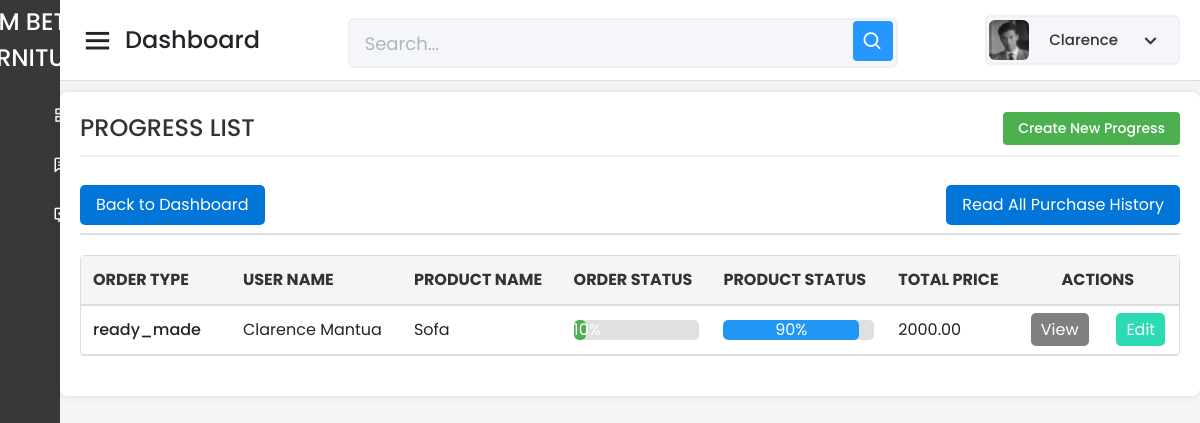
Page /Capstone_Admin/progress/read-all-progress-form.php (signed in) on the earlier database version.
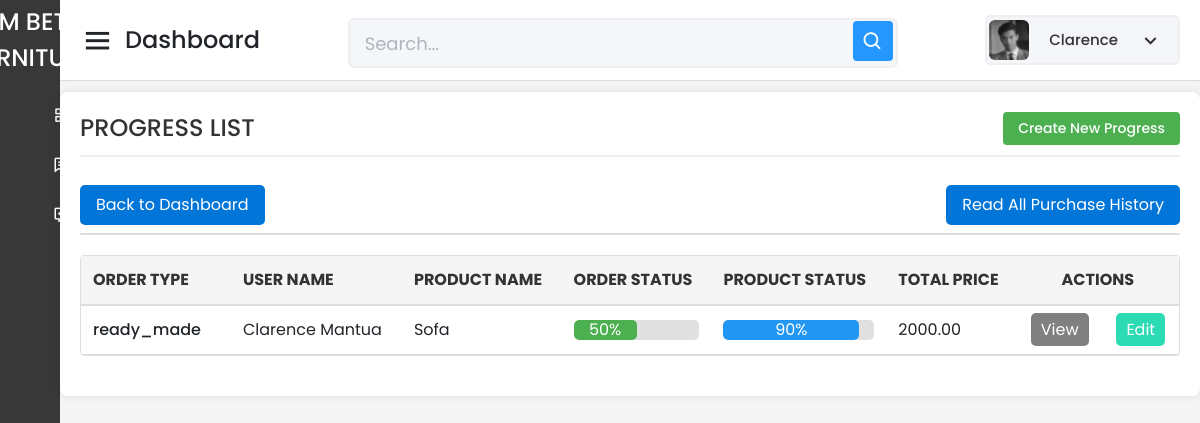
Same page on the later database version.
### tables this page shows
CREATE TABLE `tbl_progress` (
  `Progress_ID` int(11) NOT NULL AUTO_INCREMENT,
  `User_ID` varchar(150) NOT NULL,
  `Product_ID` int(11) NOT NULL,
  `Product_Name` varchar(255) NOT NULL,
  `Order_Type` varchar(100) NOT NULL,
  `Order_Status` int(3) NOT NULL,
  `Product_Status` int(3) NOT NULL,
  `Quantity` int(11) NOT NULL,
  `Total_Price` decimal(10,2) NOT NULL,
  `Date_Added` timestamp NOT NULL DEFAULT current_timestamp(),
  `LastUpdate` timestamp NOT NULL DEFAULT current_timestamp() ON UPDATE current_timestamp(),
  `Progress_Pic_20` varchar(255) DEFAULT NULL,
  `Progress_Pic_30` varchar(255) DEFAULT NULL,
  `Progress_Pic_40` varchar(255) DEFAULT NULL,
  `Progress_Pic_50` varchar(255) DEFAULT NULL,
  `Progress_Pic_60` varchar(255) DEFAULT NULL,
  `Progress_Pic_70` varchar(255) DEFAULT NULL,
  `Progress_Pic_80` varchar(255) DEFAULT NULL,
  `Progress_Pic_90` varchar(255) DEFAULT NULL,
  `Progress_Pic_100` varchar(255) DEFAULT NULL,
  `Stop_Reason` varchar(255) DEFAULT NULL,
  `Progress_Pic_10` varchar(255) DEFAULT NULL,
  PRIMARY KEY (`Progress_ID`),
  KEY `User_ID` (`User_ID`),
  KEY `Product_ID` (`Product_ID`),
  CONSTRAINT `tbl_progress_ibfk_1` FOREIGN KEY (`User_ID`) REFERENCES `tbl_user_info` (`User_ID`) ON DELETE CASCADE,
  CONSTRAINT `tbl_progress_ibfk_2` FOREIGN KEY (`Product_ID`) REFERENCES `tbl_prod_info` (`Product_ID`) ON DELETE CASCADE
);

### Capstone_Admin/progress/read-all-progress-form.php (the view, shortened to what the changed rows need)
<?php
include '../config/database.php';
$search = isset($_GET['search']) ? $_GET['search'] : '';
$query = "
    SELECT
        Progress_ID AS ID,
        Product_Name,
        CONCAT(u.First_Name, ' ', u.Last_Name) AS User_Name,
        Order_Type,
        Order_Status,
        Product_Status,
        Total_Price,
        LastUpdate
    FROM tbl_progress p
    JOIN tbl_user_info u ON p.User_ID = u.User_ID
    WHERE (u.First_Name LIKE :search
    OR u.Last_Name LIKE :search
    OR p.Product_Name LIKE :search)
    ORDER BY LastUpdate DESC
";
$stmt = $pdo->prepare($query);
$searchParam = '%' . $search . '%';
$stmt->bindParam(':search', $searchParam, PDO::PARAM_STR);
$stmt->execute();
$rows = $stmt->fetchAll(PDO::FETCH_ASSOC);
function calculatePercentage($status) {
    return ($status / 100) * 100;
}
?>
<!DOCTYPE html>
<html lang="en" dir="ltr">
<head>
    <link href="../static/css/bootstrap.min.css" rel="stylesheet">
    <link href="../static/css-files/dashboard.css" rel="stylesheet">
    <link href="../static/css-files/button.css" rel="stylesheet">
    <link href="../static/css-files/admin_homev2.css" rel="stylesheet">
    <link href="../static/css-files/progress.css" rel="stylesheet">
    <link href="https://unpkg.com/boxicons@2.0.7/css/boxicons.min.css" rel="stylesheet" />
</head>
<body>
    <section class="home-section">
        <br><br><br>
        <div class="container_boxes">
                <table>
            <table width="100%" border="1" cellspacing="5">
                <tr>
                    <th>ORDER TYPE</th>
                    <th>USER NAME</th>
                    <th>PRODUCT NAME</th>
                    <th>ORDER STATUS</th>
                    <th>PRODUCT STATUS</th>
                    <th>TOTAL PRICE</th>
                    <th colspan="3" style="text-align: center;">ACTIONS</th>
                </tr>
                <?php foreach ($rows as $row): ?>
                    <tr>
                        <td>
                            <?= htmlspecialchars($row['Order_Type']) ?>
                        </td>
                        <td>
                            <?= htmlspecialchars($row['User_Name']) ?>
                        </td>
                        <td>
                            <?= htmlspecialchars($row['Product_Name']) ?>
                        </td>
                        <td>
                            <div class="status-bar">
                                <div class="status-bar-fill order-status-bar" style="width: <?= calculatePercentage($row['Order_Status']) ?>%;">
                                    <?= calculatePercentage($row['Order_Status']) ?>%
                                </div>
                            </div>
                        </td>
                        <td>
                            <div class="status-bar">
                                <div class="status-bar-fill product-status-bar" style="width: <?= calculatePercentage($row['Product_Status']) ?>%;">
                                    <?= calculatePercentage($row['Product_Status']) ?>%
                                </div>
                            </div>
                        </td>
                        <td>
                            <?= number_format((float) $row['Total_Price'], 2, '.', '') ?>
                        </td>
                        <td style="text-align: center;"><a class="buttonView" href="read-one-progress-form.php?id=<?= htmlspecialchars($row['ID']) ?>&order_type=<?= htmlspecialchars($row['Order_Type']) ?>" target="_parent">View</a></td>
                        <?php if($row['Order_Status'] != 100): ?>
                            <td style="text-align: center;"><a class="buttonEdit" href="update-progress-form.php?id=<?= htmlspecialchars($row['ID']) ?>&order_type=<?= htmlspecialchars($row['Order_Type']) ?>" target="_parent">Edit</a></td>
                        <?php else: ?>
                            <td style="text-align: center;"></td>
                            <td style="text-align: center;"></td>
                        <?php endif; ?>
                    </tr>
                <?php endforeach; ?>
            </table>
        </div>
    </section>
</body>
</html>

Differences in the rows shown:
changed tbl_progress "ready_made": Order_Status "10" → "50"
